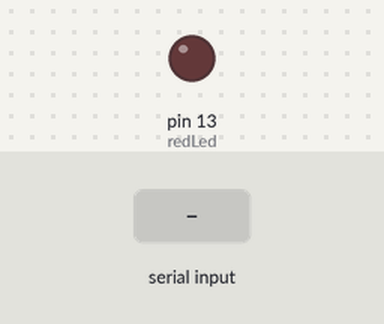
This sketch was run on a simulated Arduino Uno, built with avr-gcc and run on an emulated ATmega328P. Parts: output pins drawn as LEDs (lit = HIGH). The inputs (shaded band) are chosen by the test bench.

Above: at 1.8 s.
1.9 s: "L" received over the second serial link
At 2.7 s:
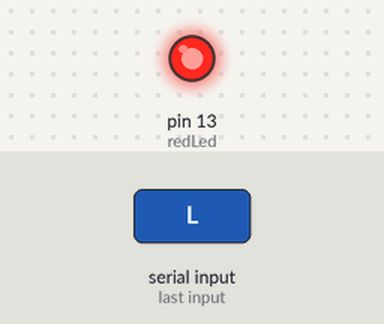
3.5 s: "D" received over the second serial link
At 3.8 s:
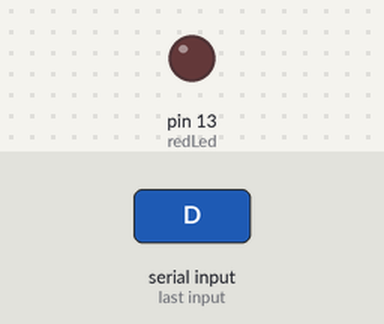
Timing chart, 0 to 6.5 s (numbered marks = the images above; inputs shaded):
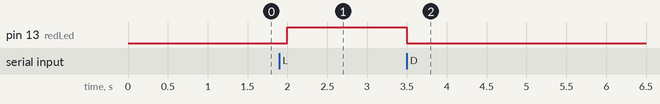

The sketch:

bluetooth-exemplo.ino
```cpp
/*
  Exemplo simples -  Bluetooth e Arduino
  Utilizado: Arduino Uno, Módulo Bluetooth HC-05
  Autor: Yhan Christian Souza Silva - Data: 29/01/2015
 */


#include <SoftwareSerial.h>  //Biblioteca Auxiliar

#define redLed 13

SoftwareSerial mySerial(0, 1); // pino 0 RxD e pino 1 TxD

char var;

 // --- Configurações Iniciais ---

void setup() {
  pinMode (redLed, OUTPUT);
  digitalWrite(redLed , LOW);
  mySerial.begin(38400);
}

void loop() {

  // Verifica se há dados para ler
 while(mySerial.available() > 0) {
  var = mySerial.read();
 }
 //Condição para Ligar ou desligar carga
 if(var == 'L') digitalWrite(redLed,HIGH);
 if(var == 'D') digitalWrite(redLed,LOW);
 delay(500);
}
```

Measured:
- after the input at 1.9 s, pin 13 (redLed): LOW → HIGH after 0.10 s
- after the input at 3.5 s, pin 13 (redLed): HIGH → LOW at once
